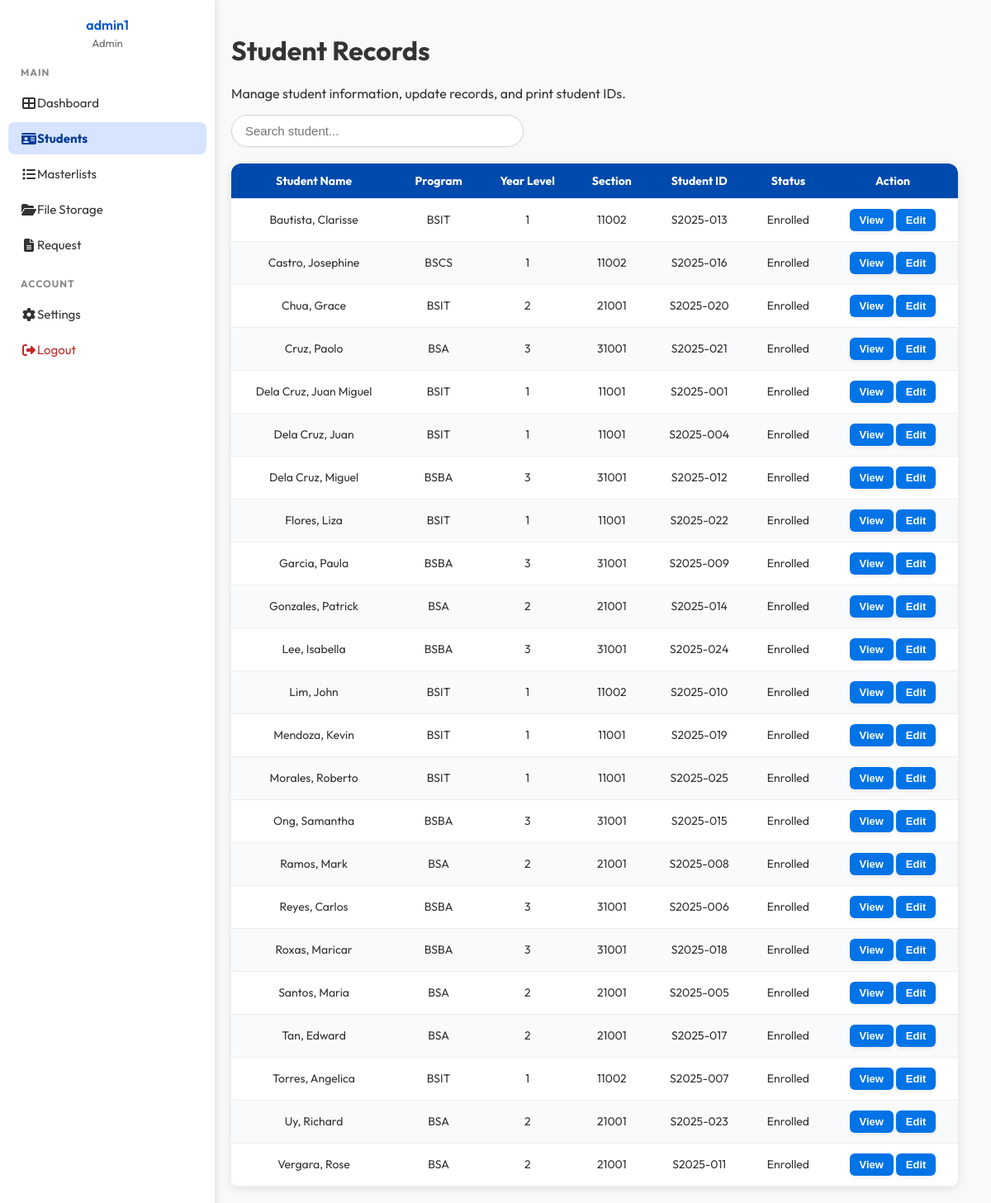
Page /staff/StudentInfo.php (signed in) on the earlier database version.
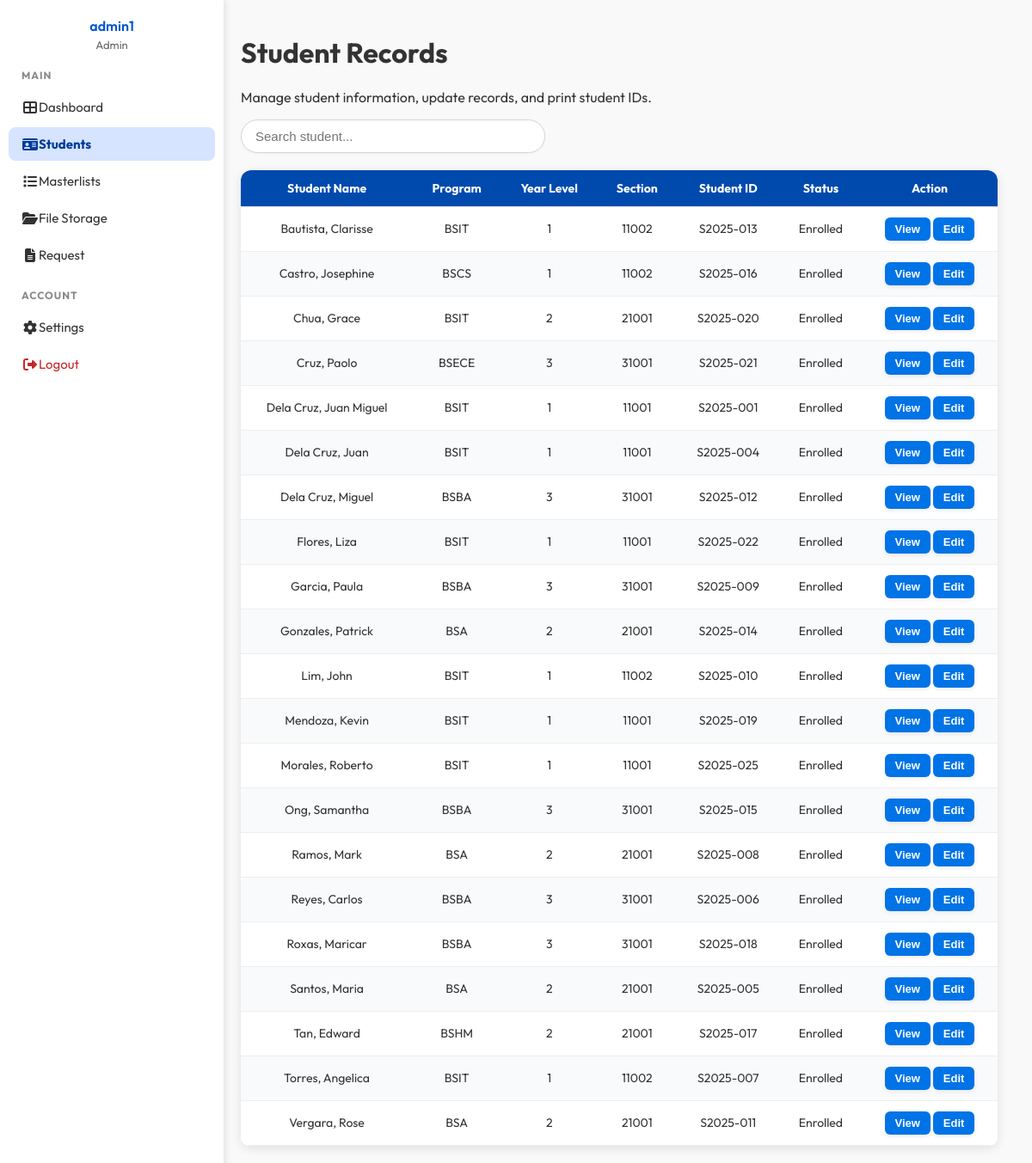
Same page on the later database version.
### tables this page shows
CREATE TABLE `students` (
  `student_id` varchar(255) NOT NULL,
  `user_id` int(11) DEFAULT NULL,
  `first_name` varchar(255) DEFAULT NULL,
  `last_name` varchar(255) DEFAULT NULL,
  `birthdate` date DEFAULT NULL,
  `gender` varchar(255) DEFAULT NULL,
  `program` varchar(50) NOT NULL,
  `year_level` int(11) DEFAULT NULL,
  `section` int(10) NOT NULL,
  `student_status` varchar(255) DEFAULT NULL,
  `photo_path` text DEFAULT NULL,
  `date_registered` date DEFAULT NULL,
  `email` varchar(255) DEFAULT NULL,
  `contact_no` varchar(255) DEFAULT NULL
);

CREATE TABLE `academic_background` (
  `id` int(11) NOT NULL,
  `student_id` varchar(50) NOT NULL,
  `primary_school` varchar(255) DEFAULT NULL,
  `primary_year` varchar(10) DEFAULT NULL,
  `secondary_school` varchar(255) DEFAULT NULL,
  `secondary_year` varchar(10) DEFAULT NULL,
  `tertiary_school` varchar(255) DEFAULT NULL,
  `tertiary_year` varchar(10) DEFAULT NULL
);

### staff/StudentInfo.php (the view, shortened to what this page needs)
<?php
require_once __DIR__ . "/../Database/connection.php";
$resAll = $conn->query(
  "SELECT
    s.student_id,
    s.first_name,
    s.last_name,
    s.program,
    s.year_level,
    s.section,
    s.student_status,
    g.name AS guardian_name,
    g.contact_no AS guardian_contact,
    g.address AS guardian_address,
    s.birthdate,
    s.gender,
    s.photo_path,
    ab.primary_school,
    ab.primary_year,
    ab.secondary_school,
    ab.secondary_year,
    ab.tertiary_school,
    ab.tertiary_year
  FROM students s
  LEFT JOIN guardians g ON s.student_id = g.student_id
  LEFT JOIN academic_background ab ON s.student_id = ab.student_id
  ORDER BY s.last_name ASC"
);
$allStudents = $resAll->fetch_all(MYSQLI_ASSOC);
$students = array_slice($allStudents, 0, 50);
?>
<!DOCTYPE html>
<html lang="en">
<head>
  <link rel="stylesheet" href="../components/css/StudentInfo.css">
</head>
<body>
<?php include 'StaffSidenav.php'; ?>
<div class="container">
  <h1>Student Records</h1>
  <p>Manage student information, update records, and print student IDs.</p>
  <div style="position:relative;">
    <input type="text" id="searchInput" placeholder="Search student..." autocomplete="off">
  </div>
  <div class="table-wrapper">
    <table id="studentsTable">
    <thead>
      <tr>
        <th>Student Name</th>
        <th>Program</th>
        <th>Year Level</th>
        <th>Section</th>
        <th>Student ID</th>
        <th>Status</th>
        <th>Action</th>
      </tr>
    </thead>
  <tbody id="studentsBody">
  <?php foreach ($students as $s): ?>
    <tr data-student='<?= json_encode($s, JSON_HEX_APOS | JSON_HEX_QUOT) ?>'>
      <td><?= htmlspecialchars($s['last_name'] . ", " . $s['first_name']) ?></td>
      <td><?= htmlspecialchars($s['program']) ?></td>
      <td><?= htmlspecialchars($s['year_level']) ?></td>
      <td><?= htmlspecialchars($s['section']) ?></td>
      <td><?= htmlspecialchars($s['student_id']) ?></td>
      <td><?= htmlspecialchars($s['student_status']) ?></td>
       <td>
          <button onclick="viewStudent(this)">View</button>
          <button onclick="showDetails(this)">Edit</button>
        </td>
    </tr>
  <?php endforeach; ?>
</tbody>
  </table>
</div>
</body>
</html>

Differences in the rows shown:
removed students: last_name+first_name "Lee, Isabella", program "BSBA", year_level "3", section "31001", student_id "S2025-024", student_status "Enrolled"
removed students: last_name+first_name "Uy, Richard", program "BSA", year_level "2", section "21001", student_id "S2025-023", student_status "Enrolled"
changed students "Cruz, Paolo": program "BSA" → "BSECE"
changed students "Tan, Edward": program "BSA" → "BSHM"
